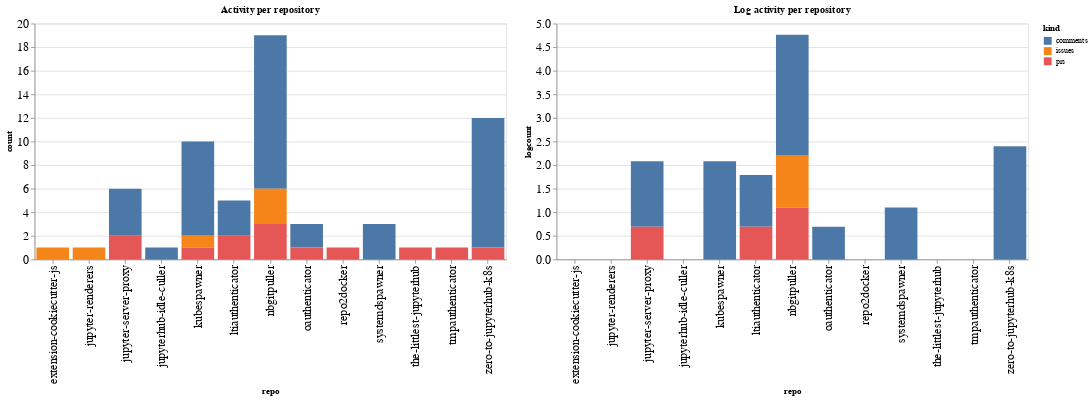

Notebook code cell kept with this figure:
### Code cell
ch1 = alt.Chart(repo_summaries, width=600, title="Activity per repository").mark_bar().encode(
    x='repo',
    y='count',
    color='kind',
    tooltip="kind"
)

ch2 = alt.Chart(repo_summaries, width=600, title="Log activity per repository").mark_bar().encode(
    x='repo',
    y='logcount',
    color='kind',
    tooltip="kind"
)

ch1 | ch2

### Figure 1 — Vega-Lite specification as saved in the notebook (floating-point values rounded to 4 significant figures)
{"config": {"axisLeft": {"labelFontSize": 15}, "axisBottom": {"labelFontSize": 15}}, "hconcat": [{"mark": "bar", "encoding": {"color": {"type": "nominal", "field": "kind"}, "tooltip": {"type": "nominal", "field": "kind"}, "x": {"type": "nominal", "field": "repo"}, "y": {"type": "quantitative", "field": "count"}}, "title": "Activity per repository", "width": 600}, {"mark": "bar", "encoding": {"color": {"type": "nominal", "field": "kind"}, "tooltip": {"type": "nominal", "field": "kind"}, "x": {"type": "nominal", "field": "repo"}, "y": {"type": "quantitative", "field": "logcount"}}, "title": "Log activity per repository", "width": 600}], "data": {"name": "data-bd0e78914752d34c2cb5903227a102b1"}, "$schema": "https://vega.github.io/schema/vega-lite/v4.8.1.json", "datasets": {"data-bd0e78914752d34c2cb5903227a102b1": [{"repo": "extension-cookiecutter-js", "kind": "issues", "count": 1, "logcount": 0.0}, {"repo": "jupyter-renderers", "kind": "issues", "count": 1, "logcount": 0.0}, {"repo": "jupyter-server-proxy", "kind": "comments", "count": 4, "logcount": 1.386}, {"repo": "jupyter-server-proxy", "kind": "prs", "count": 2, "logcount": 0.6931}, {"repo": "jupyterhub-idle-culler", "kind": "comments", "count": 1, "logcount": 0.0}, {"repo": "kubespawner", "kind": "comments", "count": 8, "logcount": 2.079}, {"repo": "kubespawner", "kind": "issues", "count": 1, "logcount": 0.0}, {"repo": "kubespawner", "kind": "prs", "count": 1, "logcount": 0.0}, {"repo": "ltiauthenticator", "kind": "comments", "count": 3, "logcount": 1.099}, {"repo": "ltiauthenticator", "kind": "prs", "count": 2, "logcount": 0.6931}, {"repo": "nbgitpuller", "kind": "comments", "count": 13, "logcount": 2.565}, {"repo": "nbgitpuller", "kind": "issues", "count": 3, "logcount": 1.099}, {"repo": "nbgitpuller", "kind": "prs", "count": 3, "logcount": 1.099}, {"repo": "oauthenticator", "kind": "comments", "count": 2, "logcount": 0.6931}, {"repo": "oauthenticator", "kind": "prs", "count": 1, "logcount": 0.0}, {"repo": "repo2docker", "kind": "prs", "count": 1, "logcount": 0.0}, {"repo": "systemdspawner", "kind": "comments", "count": 3, "logcount": 1.099}, {"repo": "the-littlest-jupyterhub", "kind": "prs", "count": 1, "logcount": 0.0}, {"repo": "tmpauthenticator", "kind": "prs", "count": 1, "logcount": 0.0}, {"repo": "zero-to-jupyterhub-k8s", "kind": "comments", "count": 11, "logcount": 2.398}, {"repo": "zero-to-jupyterhub-k8s", "kind": "prs", "count": 1, "logcount": 0.0}]}}
